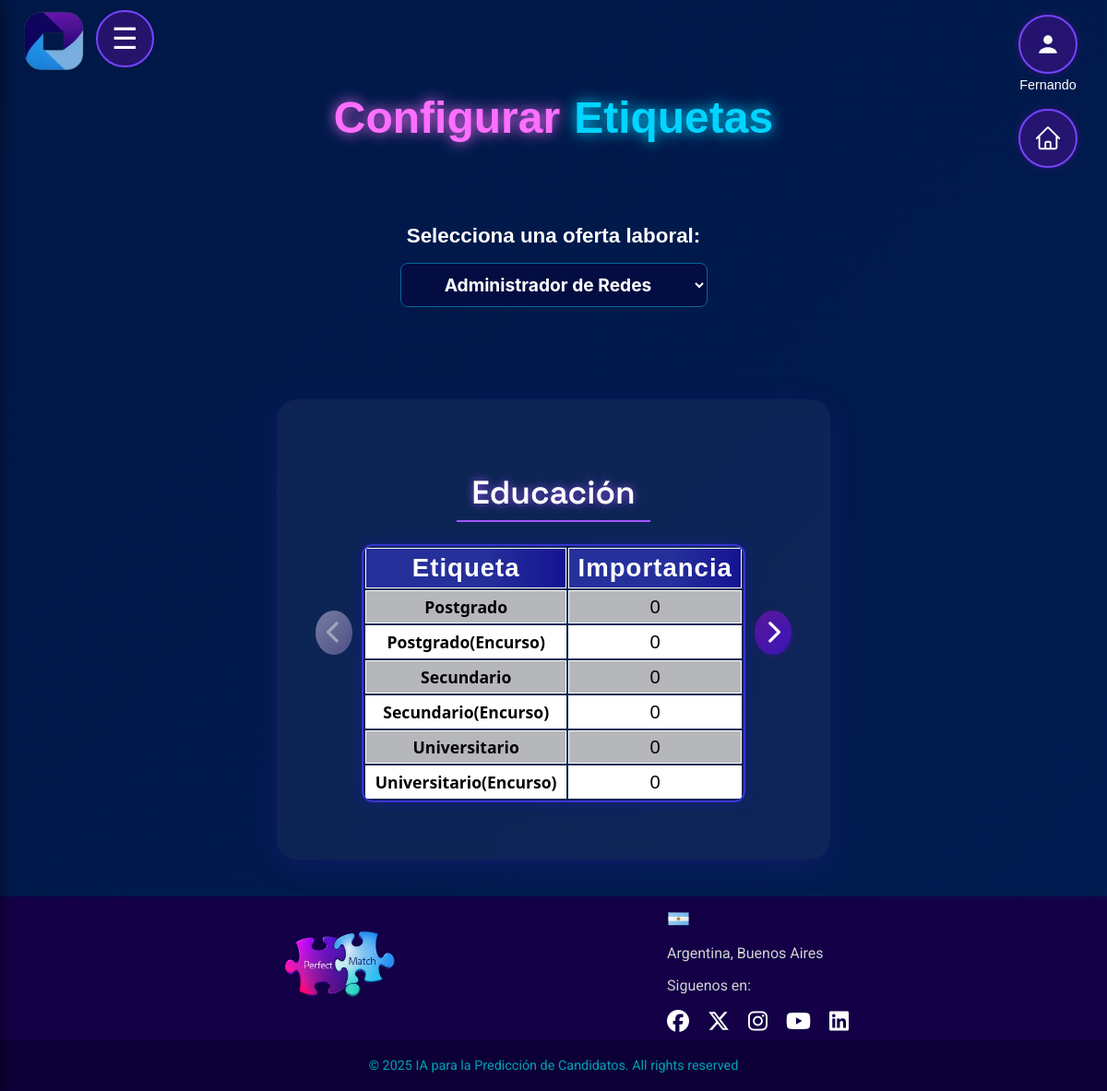
Before: /etiquetas?idOfer=3 (signed in) with the older database file.
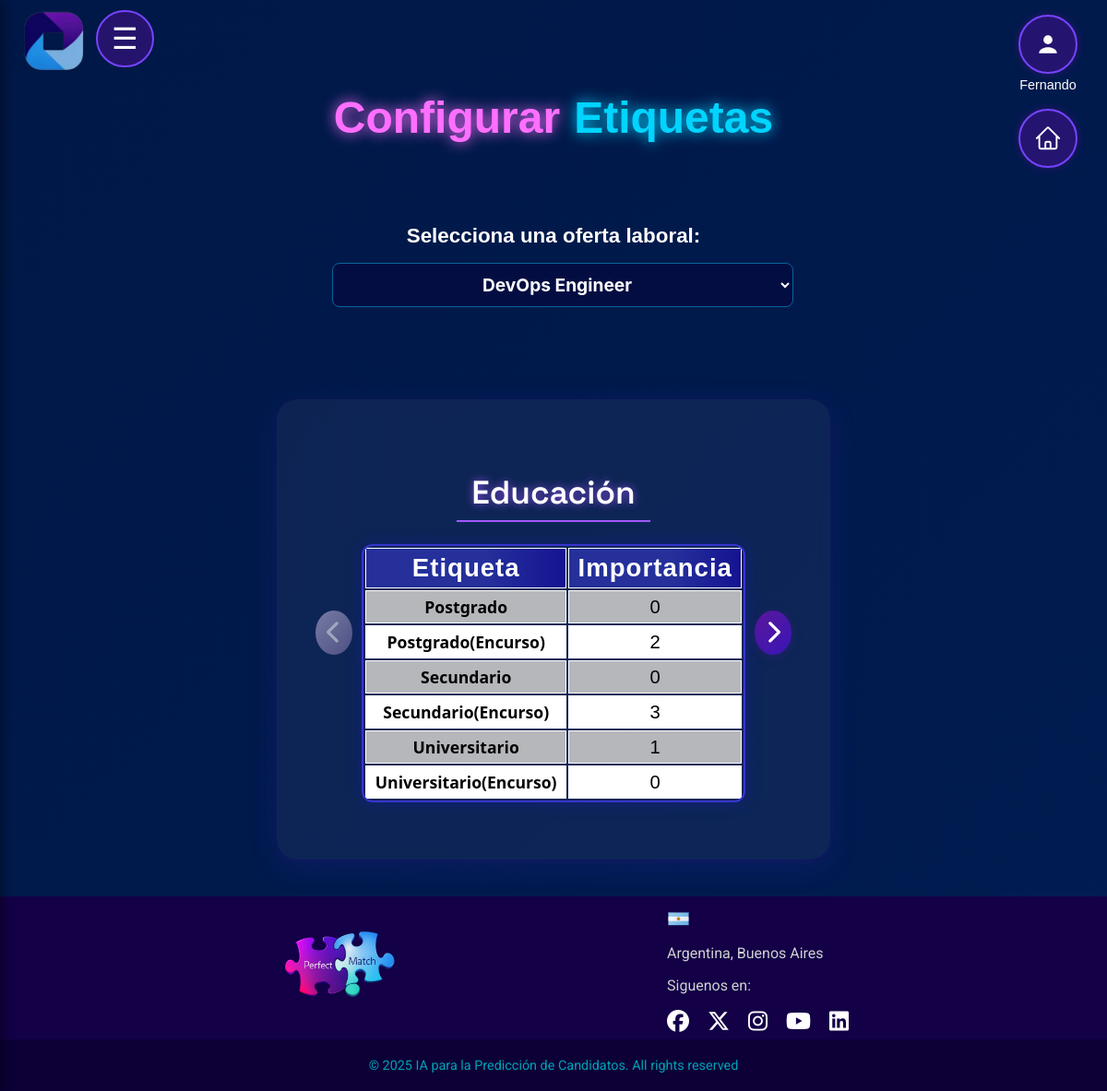
After: the same page with the newer database file.
### app.py (models this page shows)
class OfertaEducacion(db.Model):
    __tablename__ = 'oferta_educacion'
    id = db.Column(db.Integer, primary_key=True, autoincrement=True)
    idOfer = db.Column(db.Integer, db.ForeignKey('oferta_laboral.idOfer'))
    idEdu = db.Column(db.Integer, db.ForeignKey('educacion.idedu'))
    importancia = db.Column(db.Integer, nullable=False)
    oferta = db.relationship('OfertaLaboral', back_populates='educaciones')
    educacion = db.relationship('Educacion')

class Educacion(db.Model):
    __tablename__ = 'educacion'
    idedu = db.Column(db.Integer, primary_key=True)
    nombre = db.Column(db.String(100), nullable=False, unique=True)

### app.py (the view)
@app.route("/etiquetas", methods=["GET", "POST"])
@login_required(roles=["Admin_RRHH", "Supervisor"])
def mostrar_etiquetas(idOfer=None):
    ofertas = OfertaLaboral.query.all()
    ofertas_activas = OfertaLaboral.query.filter_by(estado="Activa").all()
    if not idOfer:
        idOfer = request.form.get("idOfer") if request.method == "POST" else request.args.get("idOfer")
        if not idOfer and ofertas:
            idOfer = ofertas[0].idOfer
    educaciones, tecnologias, habilidades, tecnologias2, habilidades2 = [], [], [], [], []
    if idOfer:
        oferta = OfertaLaboral.query.get(idOfer)
        educaciones = OfertaEducacion.query.filter_by(idOfer=idOfer).all()
        tecnologias = OfertaTecnologia.query.filter_by(idOfer=idOfer).all()
        habilidades = OfertaHabilidad.query.filter_by(idOfer=idOfer).all()
        tecnologias2 = OfertaTecnologia2.query.filter_by(idOfer=idOfer).all()
        habilidades2 = OfertaHabilidad2.query.filter_by(idOfer=idOfer).all()
        df_edu = pd.DataFrame([{"Nombre": e.educacion.nombre, "Valor": e.importancia} for e in educaciones]) if educaciones else pd.DataFrame()
        df_tec = pd.DataFrame([{"Nombre": t.tecnologia.nombre, "Valor": t.importancia} for t in tecnologias]) if tecnologias else pd.DataFrame()
        df_hab = pd.DataFrame([{"Nombre": h.habilidad.nombre, "Valor": h.importancia} for h in habilidades]) if habilidades else pd.DataFrame()
        df_tec2 = pd.DataFrame([{"Nombre": t2.tecnologia2.nombre, "Valor": t2.importancia} for t2 in tecnologias2]) if tecnologias2 else pd.DataFrame()
        df_hab2 = pd.DataFrame([{"Nombre": h2.habilidad2.nombre, "Valor": h2.importancia} for h2 in habilidades2]) if habilidades2 else pd.DataFrame()
        tabla_edu = df_edu.to_html(classes="table table-bordered", index=False) if not df_edu.empty else "<p>No hay etiquetas de educación</p>"
        tabla_tec = df_tec.to_html(classes="table table-bordered", index=False) if not df_tec.empty else "<p>No hay etiquetas de tecnología</p>"
        tabla_tec2 = df_tec2.to_html(classes="table table-bordered", index=False) if not df_tec2.empty else "<p>No hay etiquetas de tecnología secundaria</p>"
        tabla_hab = df_hab.to_html(classes="table table-bordered", index=False) if not df_hab.empty else "<p>No hay etiquetas de habilidades</p>"
        tabla_hab2 = df_hab2.to_html(classes="table table-bordered", index=False) if not df_hab2.empty else "<p>No hay etiquetas de habilidades secundarias</p>"
    else:
        oferta, tabla_edu, tabla_tec, tabla_tec2, tabla_hab, tabla_hab2 = None, "", "", "", "", ""
    return render_template("etiquetas.html",
                           ofertas=ofertas,
                           ofertas_activas=ofertas_activas,
                           oferta=oferta,
                           idOfer=idOfer,
                           tabla_edu=tabla_edu,
                           tabla_tec=tabla_tec,
                           tabla_hab=tabla_hab,
                           tabla_tec2=tabla_tec2,
                           tabla_hab2=tabla_hab2,
                           educaciones=educaciones,
                           tecnologias=tecnologias,
                           habilidades=habilidades,
                           tecnologias2=tecnologias2,
                           habilidades2=habilidades2)

### app.py (called while the page is built)
def login_required(roles=None):
    def decorator(f):
        @wraps(f)
        def wrapped(*args, **kwargs):
            if 'username' not in session:
                return redirect(url_for('login'))
            if roles and session.get('type') not in roles:
                return "Acceso no autorizado"
            return f(*args, **kwargs)
        return wrapped
    return decorator

### templates/etiquetas.html (shortened to what this page needs)
<!DOCTYPE html>
<html lang="es">
<head>
  <link rel="stylesheet" href="https://cdnjs.cloudflare.com/ajax/libs/font-awesome/6.5.0/css/all.min.css">
  <link rel="stylesheet" href="{{ url_for('static', filename='css/header_general.css') }}">
  <link rel="stylesheet" href="{{ url_for('static', filename='css/menu.css') }}">
  <link rel="stylesheet" href="{{ url_for('static', filename='css/footer.css') }}">
  <link rel="stylesheet" href="{{ url_for('static', filename='etiquetas.css') }}">
  <link rel="stylesheet" href="{{ url_for('static', filename='css/fragments/particles.css') }}">
  <link rel="stylesheet" href="{{ url_for('static', filename='css/fragments/titles.css') }}">
  <link rel="stylesheet" href="{{ url_for('static', filename='css/fragments/box-background.css') }}">
</head>
<body class="container mt-4">
  {% include "fragments/particles.html" %}
  {% include "layout/header_general.html" %}
  {% include "layout/menu.html" %}
  <main>
  <h1><p class="title-perfect-violet">Configurar </p><p class="title-match-blue">Etiquetas</p></h1>
    <form method="GET" action="{{ url_for('mostrar_etiquetas') }}" style="background: transparent;">
      <label for="idOfer" style="font-size: 1.4rem !important;">Selecciona una oferta laboral:</label>
      <select name="idOfer" onchange="this.form.submit()" style="text-align: center; width: fit-content !important; font-size: 1.2rem; font-weight: bold;">
        {% for ofer in ofertas %}
        <option value="{{ ofer.idOfer }}" {% if ofer.idOfer|string==idOfer|string %}selected{% endif %}>
          {{ ofer.nombre }}
        </option>
        {% endfor %}
      </select>
    </form>
    {% if oferta %}
    <div class="carousel-container active">
      <div class="box-background-child">
      <button class="carousel-arrow left" id="prevChart"><i class="fa fa-chevron-left"></i></button>
      <div class="carousel-wrapper">
        <div class="carousel-chart active">
          <h3 class="titulo-centrado">Educación</h3>
          <table class="table table-bordered">
            <thead>
              <tr>
                <th>Etiqueta</th>
                <th>Importancia</th>
              </tr>
            </thead>
            <tbody>
              {% for edu in educaciones %}
              <tr>
                <td>{{ edu.educacion.nombre }}</td>
                <td>
                  {% if oferta.idOfer in ofertas_activas|map(attribute='idOfer') %}
                  <div class="input-num-custom">
                    <button type="button" class="btn-num menos" tabindex="-1">–</button>
                    <input type="number" min="0" max="3" value="{{ edu.importancia }}" class="input-importancia"
                      data-id="{{ edu.id }}" data-tipo="educacion">
                    <button type="button" class="btn-num mas" tabindex="-1">+</button>
                  </div>
                  {% else %}
                  {{ edu.importancia }}
                  {% endif %}
                </td>
              </tr>
              {% endfor %}
            </tbody>
          </table>
        </div>
      </div>
      <button class="carousel-arrow right" id="nextChart"><i class="fa fa-chevron-right"></i></button>
    </div>
    </div>
    {% else %}
    <p>No hay ofertas laborales disponibles.</p>
    {% endif %}
  </main>
  {% include "layout/footer.html" %}
</body>
</html>

Changed rows visible on the page:
changed OfertaEducacion "Postgrado(Encurso)": importancia "0" → "2"
changed OfertaEducacion "Secundario(Encurso)": importancia "0" → "3"
changed OfertaEducacion "Universitario": importancia "0" → "1"
Other visible differences:
form field idOfer: "Administrador de Redes" → "DevOps Engineer"
